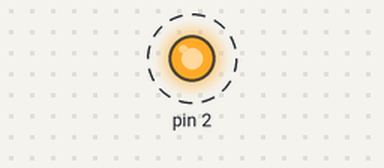
Bench run of a sketch on a simulated Arduino Uno, built with avr-gcc and run on an emulated ATmega328P. On the bench: output pins drawn as LEDs (lit = HIGH). Dashed ring = blinking.

Above: at 0.5 s.
Timing chart, 0 to 4.6 s (numbered marks = the images above):
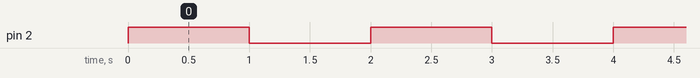

The sketch:

One_Builtout_LED_Twinkle.ino
```cpp
bool led;

void setup() {
    led = true;
    pinMode(2, OUTPUT);
}

void loop() {
    if(led) {
        led = false;
        digitalWrite(2, HIGH);
    }
    else {
        led = true;
        digitalWrite(2, LOW);
    }
    delay(1000);
}
```

Measured:
- by itself, pin 2: alternates HIGH for 1.0 s and LOW for 1.0 s
